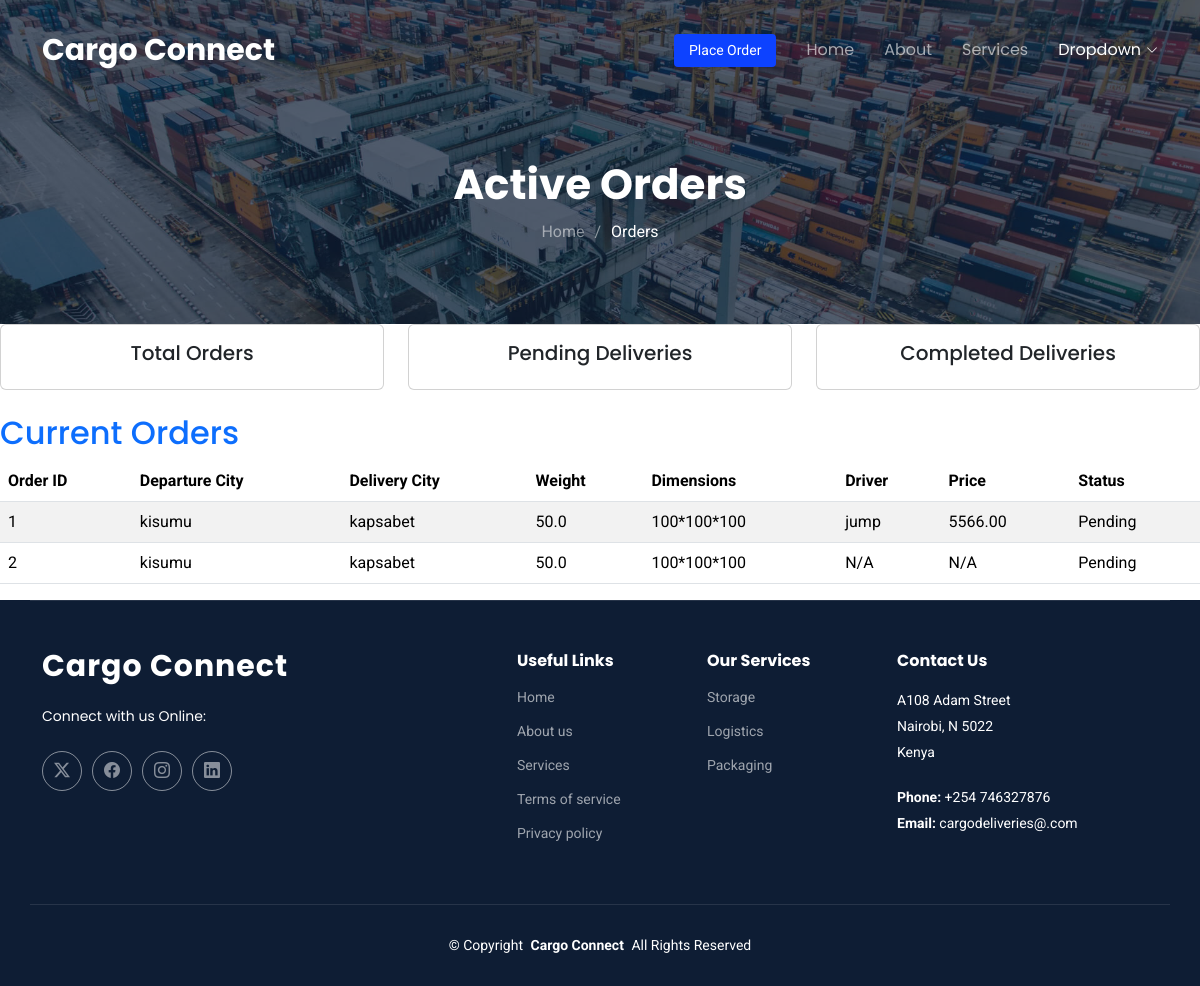
/accounts/, run on an earlier commit of the app's database.
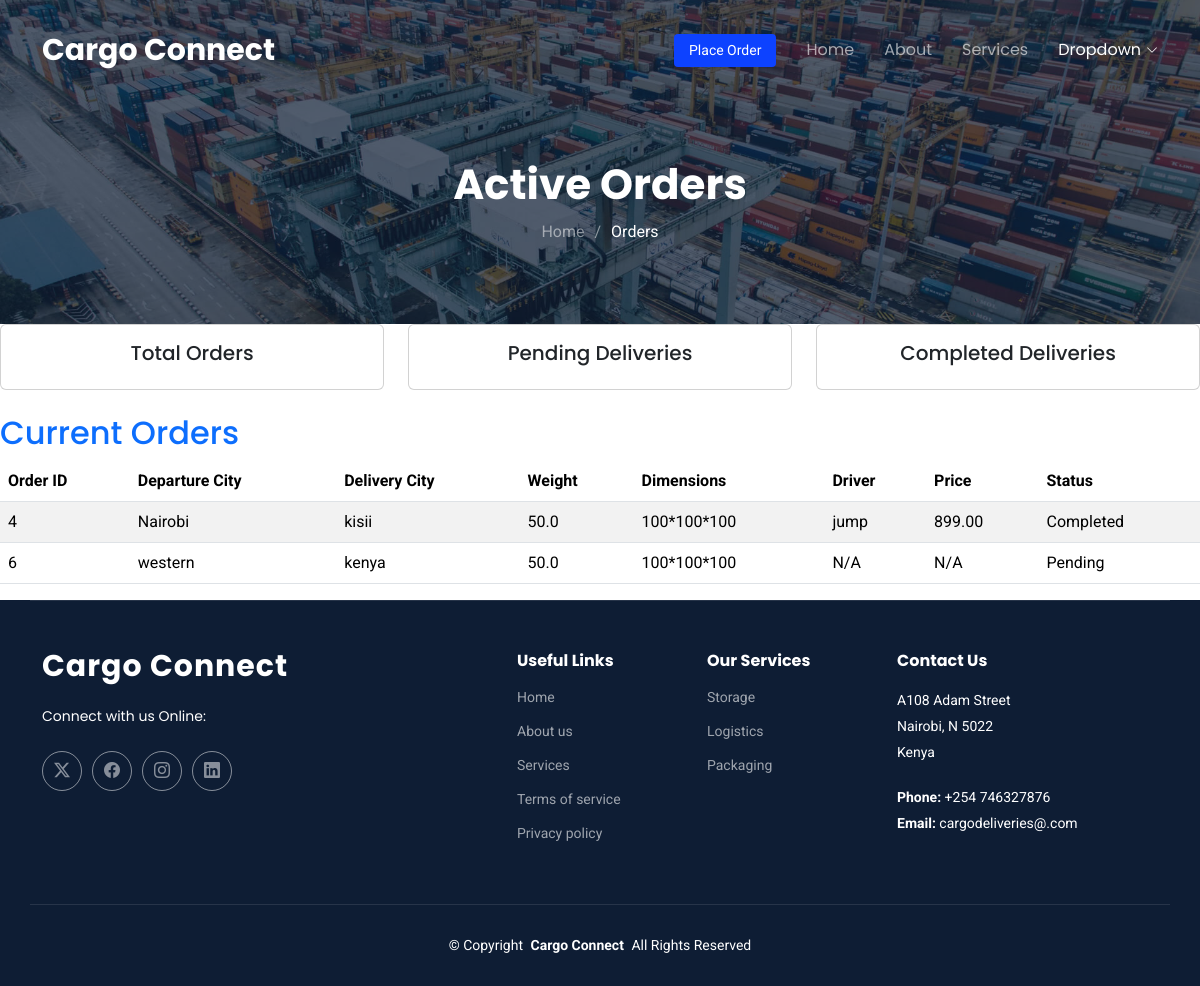
And on a later commit of the database.
### deliveryapp/models.py (models this page shows, shortened)
class Order(models.Model):
    name = models.CharField(max_length=50)
    email = models.EmailField()
    phone = models.CharField(max_length=50)
    message = models.TextField()
    member = models.ForeignKey(Member, on_delete=models.CASCADE, related_name="order", null=True, blank=True)  # Link to the Quote
    departure_city = models.CharField(max_length=100)
    delivery_city = models.CharField(max_length=100)
    weight = models.FloatField()
    dimensions = models.CharField(max_length=100)
    driver = models.CharField(max_length=100, null=True, blank=True)
    price = models.DecimalField(max_digits=10, decimal_places=2, null=True, blank=True)
    status = models.CharField(
        max_length=20,
        choices=[("Pending", "Pending"),("in transit","in transit"), ("Completed", "Completed"), ("Canceled", "Canceled")],
        default="Pending",
    )
    created_at = models.DateTimeField(auto_now_add=True)
    updated_at = models.DateTimeField(auto_now=True)

### deliveryapp/views.py (the view)
# urls.py: path('accounts/', views.accept, name='accounts'),
def accept(request):
    orders = Order.objects.all()
    return render(request, 'accounts.html',{'orders':orders})

### templates/accounts.html (shortened to what the changed rows need)
<!DOCTYPE html>
<html lang="en">
<head>
    {% load static %}
  <link href="{% static 'assets/vendor/bootstrap/css/bootstrap.min.css' %}" rel="stylesheet">
  <link href="{% static 'assets/vendor/bootstrap-icons/bootstrap-icons.css' %}" rel="stylesheet">
  <link href="{% static 'assets/vendor/aos/aos.css' %}" rel="stylesheet">
  <link href="{% static 'assets/vendor/fontawesome-free/css/all.min.css' %}" rel="stylesheet">
  <link href="{% static 'assets/vendor/glightbox/css/glightbox.min.css' %}" rel="stylesheet">
  <link href="{% static 'assets/vendor/swiper/swiper-bundle.min.css' %}" rel="stylesheet">
  <link href="{% static 'assets/css/main.css' %}" rel="stylesheet">
</head>
<body class="starter-page-page">
  <header id="header" class="header d-flex align-items-center fixed-top">
    <div class="container-fluid container-xl position-relative d-flex align-items-center">
      <a href="index.html" class="logo d-flex align-items-center me-auto">
        <h1 class="sitename">Cargo Connect</h1>
      </a>
    </div>
  </header>
  <main class="main">
    <div class="page-title dark-background" data-aos="fade" style="background-image: url({% static 'assets/img/page-title-bg.jpg' %});">
      <div class="container position-relative">
        <h1>Active Orders</h1>
      </div>
    </div>
<h2 class="text-primary mt-4">Current Orders</h2>
<table class="table table-striped">
  <thead>
    <tr>
      <th>Order ID</th>
      <th>Departure City</th>
      <th>Delivery City</th>
      <th>Weight</th>
      <th>Dimensions</th>
      <th>Driver</th>
      <th>Price</th>
      <th>Status</th>
    </tr>
  </thead>
  <tbody>
    {% for order in orders %}
    <tr>
      <td>{{ order.id }}</td>
      <td>{{ order.departure_city }}</td>
      <td>{{ order.delivery_city }}</td>
      <td>{{ order.weight }}</td>
      <td>{{ order.dimensions }}</td>
      <td>{{ order.driver|default:"N/A" }}</td>
      <td>{{ order.price|default:"N/A" }}</td>
      <td>{{ order.status }}</td>
    </tr>
    {% empty %}
    <tr>
      <td colspan="8" class="text-center">No orders found.</td>
    </tr>
    {% endfor %}
  </tbody>
</table>
  </main>
</body>
</html>

What changed in the data, as far as the page shows it:
removed Order: id "1", departure_city "kisumu", delivery_city "kapsabet", weight "50.0", dimensions "100*100*100", driver "jump", price "5566.00", status "Pending"
removed Order: id "2", departure_city "kisumu", delivery_city "kapsabet", weight "50.0", dimensions "100*100*100", driver "N/A", price "N/A", status "Pending"
added Order: id "4", departure_city "Nairobi", delivery_city "kisii", weight "50.0", dimensions "100*100*100", driver "jump", price "899.00", status "Completed"
added Order: id "6", departure_city "western", delivery_city "kenya", weight "50.0", dimensions "100*100*100", driver "N/A", price "N/A", status "Pending"
